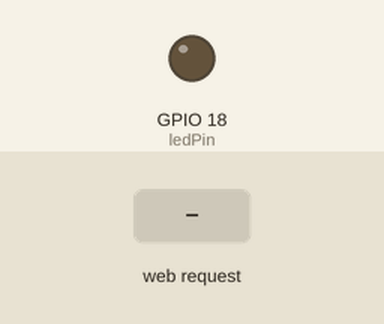
Simulated run of this sketch. Board: ESP32. Parts: output pins drawn as LEDs (lit = HIGH). The inputs (shaded band) are chosen by the test bench. WiFi joins after 1.5 s; servers stay silent unless stated; what the sketch prints to the serial monitor is not drawn.

Above: at 2.7 s.
2.8 s: HTTP request GET /ON received
At 3.5 s:
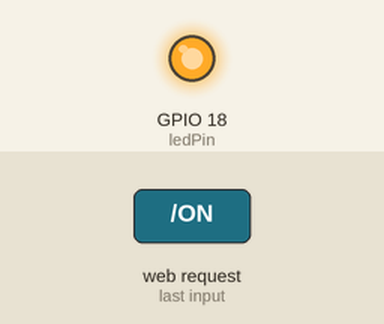
4.3 s: HTTP request GET /OFF received
At 4.6 s:
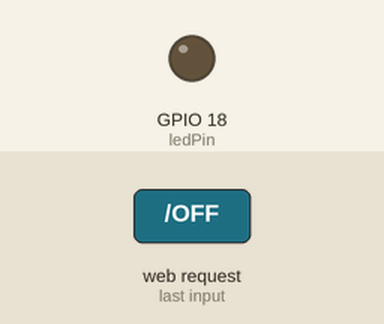
Timing chart, 0 to 7.3 s (numbered marks = the images above; inputs shaded):
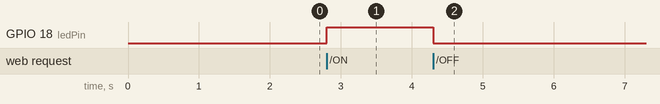

Measured:
- after the input at 2.8 s, GPIO 18 (ledPin): LOW → HIGH at once
- after the input at 4.3 s, GPIO 18 (ledPin): HIGH → LOW at once

The sketch:

ledwebsite.ino
```cpp
#include <WiFi.h>

const char* ssid = "Galaxy M21DE4B";
const char* password = "njpc4983";

WiFiServer server(80);

const int ledPin = 18;

void setup()
{
  Serial.begin(115200);

  pinMode(ledPin, OUTPUT);
  digitalWrite(ledPin, LOW);

  WiFi.begin(ssid, password);

  Serial.print("Connecting");

  while(WiFi.status() != WL_CONNECTED)
  {
    delay(500);
    Serial.print(".");
  }

  Serial.println();
  Serial.println("Connected!");

  Serial.print("IP Address: ");
  Serial.println(WiFi.localIP());

  server.begin();
}

void loop()
{
  WiFiClient client = server.available();

  if(client)
  {
    String request = client.readStringUntil('\r');

    Serial.println(request);

    if(request.indexOf("/ON") != -1)
      digitalWrite(ledPin, HIGH);

    if(request.indexOf("/OFF") != -1)
      digitalWrite(ledPin, LOW);

    client.println("HTTP/1.1 200 OK");
    client.println("Content-Type:text/html");
    client.println();

    client.println(R"rawliteral(
<!DOCTYPE html>
<html>
<head>
<title>ESP32 LED Control</title>
</head>

<body style="text-align:center; margin-top:100px">

<h1>ESP32 LED Controller</h1>

<a href="/ON">
<button style="padding:20px;font-size:20px">
LED ON
</button>
</a>

<br><br>

<a href="/OFF">
<button style="padding:20px;font-size:20px">
LED OFF
</button>
</a>

</body>
</html>
)rawliteral");

    client.stop();
  }
}
```
